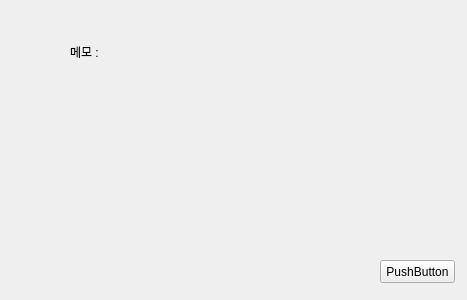
<?xml version="1.0" encoding="UTF-8"?>
<ui version="4.0">
 <class>Form</class>
 <widget class="QWidget" name="Form">
  <property name="geometry">
   <rect>
    <x>0</x>
    <y>0</y>
    <width>467</width>
    <height>300</height>
   </rect>
  </property>
  <property name="windowTitle">
   <string>QPushbutton(with QtDesigner)</string>
  </property>
  <widget class="QPushButton" name="btn1">
   <property name="geometry">
    <rect>
     <x>380</x>
     <y>260</y>
     <width>75</width>
     <height>23</height>
    </rect>
   </property>
   <property name="text">
    <string>PushButton</string>
   </property>
  </widget>
  <widget class="QLabel" name="label">
   <property name="geometry">
    <rect>
     <x>70</x>
     <y>42</y>
     <width>301</width>
     <height>20</height>
    </rect>
   </property>
   <property name="text">
    <string>메모 :</string>
   </property>
  </widget>
 </widget>
 <resources/>
 <connections/>
</ui>
